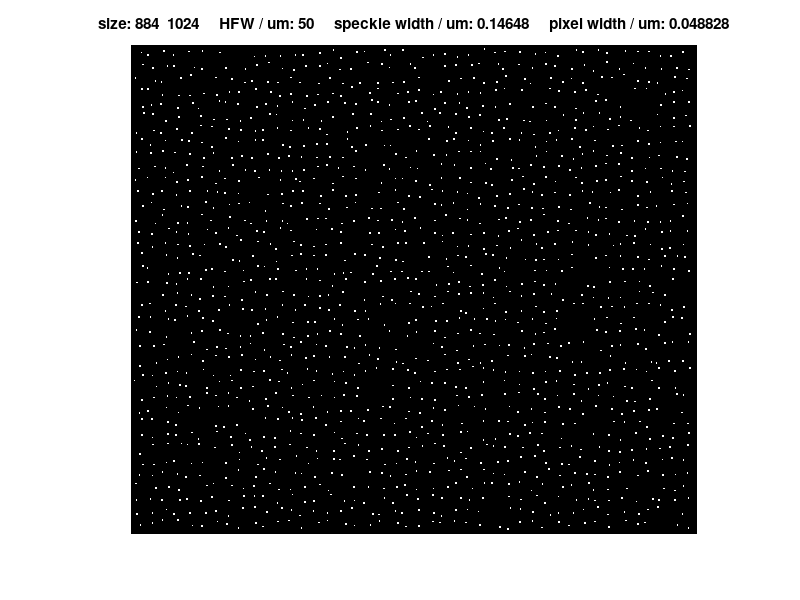
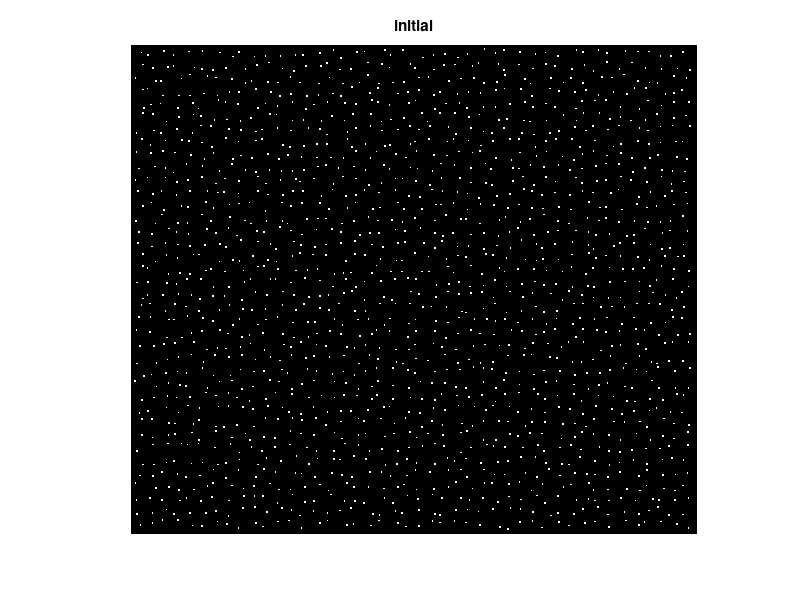
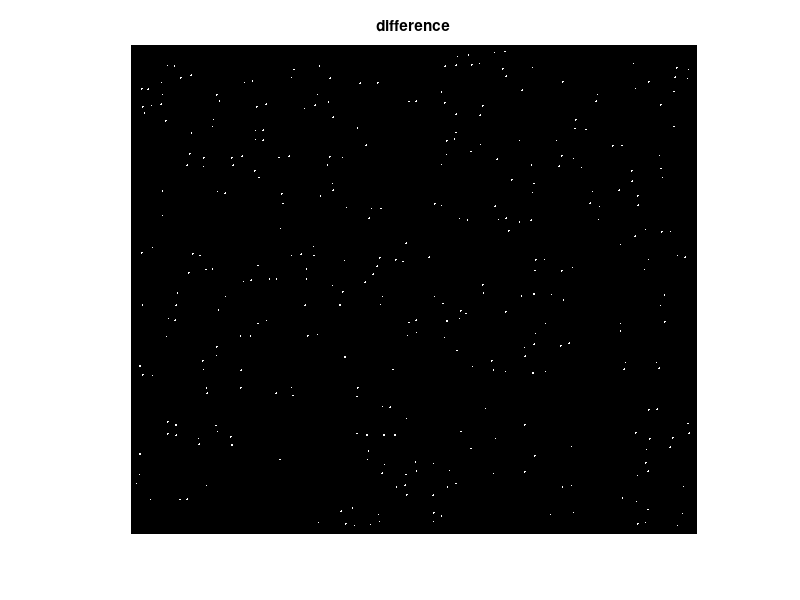

Recreate these plots in MATLAB, in order.
clear all

% horizontal field width in um
hfw=50;
img_size=[884, 1024]; %rows and columns so x, y reversed

%want 3x3 speckles per subset, 3x3 pixels per subset
%square subset dimension in um
subset_dimension=0.5;

no=2; %no of speckles (-1) that affect shifts (2 works well)
thresh=0.5; %of +/- of equilibrium separation that will shift 
mag=0.15; %of shift of micro-adjustments


%
d_um=9./subset_dimension; %density of speckles: no. per um^2
pixel_width=(1/img_size(2))*hfw; % width of one pixel in um (um per pixel)
speckle_width=3.*pixel_width; % in um

%subset size determined by speckle spacing.

d_pixels=d_um.*(pixel_width.^2); %density of speckles in no. per sq. pixel.
speckle_separation=round(1/d_pixels); %speckle separation in pixels

%each speckle should cover at least 3x3 pixels
%each subset should contain at least 3x3 speckles

%
% set up lattice of speckle centres with density set by d (and therefore speckle separation)
% each speckle then can move by a random number of pixels in x and y
% amount by which each pixel can move is 1/3 of ordered distance

image=zeros(img_size);
c=1; %initialise offset trackers

for i=1:img_size(1);
    for j=1:img_size(2);
        
        % random offset between +/- 1/3 of speckle separation
        if mod(i,speckle_separation)==0 & mod(j,speckle_separation)==0;
            
            offset1(c)=randi([-round(speckle_separation/3), round(speckle_separation/3)]);
            offset2(c)=randi([-round(speckle_separation/3), round(speckle_separation/3)]);
            
            image(i+offset1(c)-round(speckle_separation/3),j+offset2(c)-round(speckle_separation/3))=1; 
        end
        j=j+1;
    end
    i=i+1;
end
clear offset1 offset2 i j a speckles_init speckles
%

%
original_image=image;

[speckle_i,speckle_j]=find(image); %find non-zero elements and their indices
speckle_locs(:,1)=speckle_i;
speckle_locs(:,2)=speckle_j;
clear speckle_i speckle_j

% initialise variables (so code repeatable)
distances=[0,0];
distances_sorted_cropped=[0,0];
speckles_closest=[0,0];
sq_distances=[0,0];
vectors=[0,0];
net_vector=[0,0];
loc=0;
speckle_pos_new=[0,0];

% randomise speckle to optimise

%%%% do micro-adjustments on random speckles
for index=1:30000;
    
    a=randi([1,length(speckle_locs)]);
    
    loc=speckle_locs(a,:); %considered speckle
    distances=speckle_locs-loc; %distances
    
    sq_distances=sqrt((distances(:,1)).^2+(distances(:,2)).^2); %square distances
    [distances_sorted(:,1),distances_sorted(:,2)]=sort(sq_distances); %outputs min. square distances and the index in the array
    
    distances_sorted_cropped=distances_sorted(1:no,:); %crops array to the speckle itself and no. closest
    
    for b=1:no; %closest speckles i,j indices
        speckles_closest(b,:)=speckle_locs(distances_sorted(b,2),:);
    end
    
    vectors=speckles_closest-speckles_closest(1,:); %get position vectors, first row is always speckle itself
    net_vector=sum(vectors(2:end,:));
    
    if norm(net_vector)>(1+thresh)*speckle_separation; %if net vector magnitude > (1+thresh) * desired separation  
        speckle_pos_new=round(loc+mag*net_vector); % slight shift in direction of net vector (to move it closer)
        image(speckle_pos_new(1),speckle_pos_new(2))=1;% create speckle at new location
        image(loc(1),loc(2))=0; %remove old speckle    
    end
    
    if norm(net_vector)<(1-thresh)*speckle_separation; %if other speckles are too close...
        speckle_pos_new=round(loc-mag*net_vector);
        image(speckle_pos_new(1),speckle_pos_new(2))=1;% create speckle at new location
        image(loc(1),loc(2))=0; %remove old speckle    
    end
    
end

clear a b speckles_closest sq_distances loc speckle_locs speckle_pos_new c distances distances_sorted distances_sorted_cropped net_vector vectors
%
% convolution of 3x3 pixels speckle at each centre (which is optimal)
pixel=ones(3,3);
pattern=conv2(pixel,image);
pattern_1=conv2(pixel,original_image);

pattern=pattern(1:img_size(1),1:img_size(2));
pattern_1=pattern_1(1:img_size(1),1:img_size(2));

clear pixel

%
figure;
%subplot(1,3,1)
imshow(pattern);
title(['size: ', num2str(img_size), '     HFW / um: ',num2str(hfw),'     speckle width / um: ', num2str(speckle_width), '     pixel width / um: ',num2str(pixel_width)]);
%subplot(1,3,2)
figure;
imshow(pattern_1);
title('initial');
%subplot(1,3,3)
figure;
imshow(pattern-pattern_1);
title('difference');
